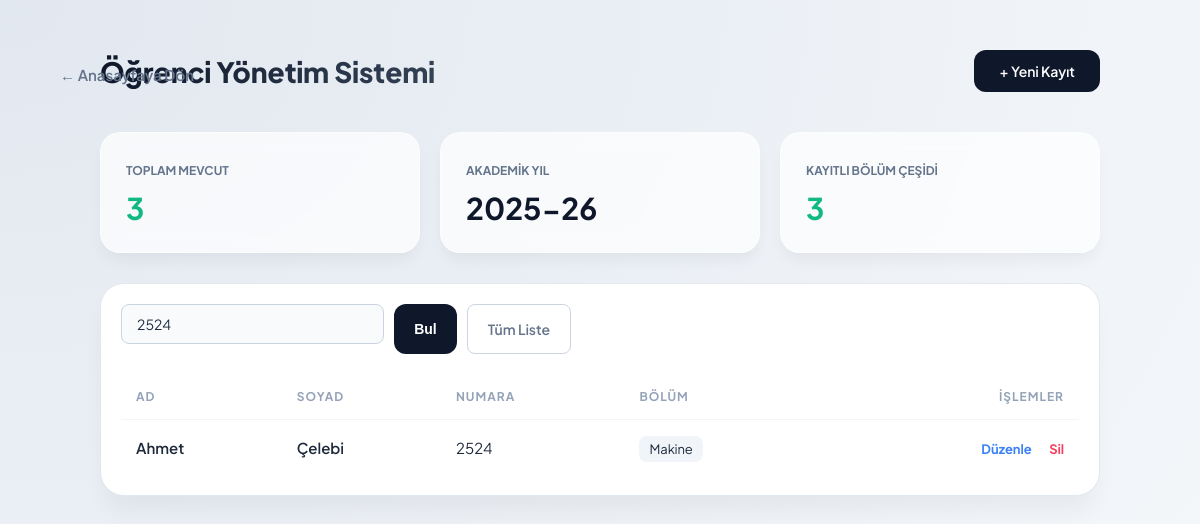
Screenshot of /liste.php?ara=2524 (signed in) with the database file from the repository.
### tables this page shows
CREATE TABLE `students` (
  `ID` int(11) NOT NULL,
  `ad` varchar(255) DEFAULT NULL,
  `soyad` varchar(255) DEFAULT NULL,
  `ogrenci_no` varchar(20) NOT NULL,
  `bolum` varchar(100) NOT NULL
);

### liste.php (the view, shortened to what this page needs)
<?php
include("db.php");
?>
<!DOCTYPE html>
<html lang="tr">
<head>
    <link rel="stylesheet" href="style.css">
</head>
<body>
<a href="index.php" class="btn-cancel" style="position: absolute; left: 50px; top: 55px; font-size: 15px; padding: 10px;">← Anasayfaya Dön</a>
<div class="app-container">
    <div class="header-section">
        <h1>Öğrenci Yönetim Sistemi</h1>
        <a href="ekle.php" class="btn-primary">+ Yeni Kayıt</a>
    </div>
    <?php
    $sorgu = $baglanti->query("SELECT COUNT(*) as toplam FROM students");
    $sonuc = $sorgu->fetch_assoc();
    $bolum_sorgu = $baglanti->query("SELECT COUNT(DISTINCT bolum) as toplam_bolum FROM students");
    $bolum_sonuc = $bolum_sorgu->fetch_assoc();
    ?>
    <div class="stats-grid">
        <div class="stat-card">
            <span>Toplam Mevcut</span>
            <h2><?= $sonuc['toplam'] ?></h2>
        </div>
        <div class="stat-card">
            <span>Akademik Yıl</span>
            <h2 style="color: #0f172a;">2025-26</h2>
        </div>
        <div class="stat-card">
            <span>Kayıtlı Bölüm Çeşidi</span>
            <h2><?= $bolum_sonuc['toplam_bolum'] ?></h2>
        </div>
    </div>
    <div class="main-card">
        <div style="margin-bottom: 20px; display: flex; justify-content: flex-start;">
            <form method="GET" action="liste.php" style="display: flex; gap: 10px; width: 100%; max-width: 450px;">
                <input type="text" name="ara" placeholder="Öğrenci Numarası ile Ara..." style="flex: 1; padding: 10px 15px; border: 1px solid #cbd5e1; border-radius: 8px; outline: none; font-size: 14px; color: #1e293b;" value="<?= isset($_GET['ara']) ? htmlspecialchars($_GET['ara']) : '' ?>">
                <button type="submit" class="btn-primary" style="padding: 10px 20px; font-size: 14px;">Bul</button>
                <?php if(isset($_GET['ara']) && !empty($_GET['ara'])): ?>
                    <a href="liste.php" class="btn-cancel" style="padding: 10px 20px; display: flex; align-items: center; justify-content: center; text-decoration: none; border: 1px solid #cbd5e1; border-radius: 8px; font-size: 14px; background: white;">Tüm Liste</a>
                <?php endif; ?>
            </form>
        </div>
        <table style="width: 100%; border-collapse: collapse;">
            <thead>
                <tr>
                    <th>AD</th>
                    <th>SOYAD</th>
                    <th>NUMARA</th>
                    <th>BÖLÜM</th>
                    <th style="text-align: right;">İŞLEMLER</th>
                </tr>
            </thead>
            <tbody>
                <?php
                if (isset($_GET['ara']) && !empty(trim($_GET['ara']))) {
                    $aranan_numara = $baglanti->real_escape_string(trim($_GET['ara']));
                    $result = $baglanti->query("SELECT * FROM students WHERE ogrenci_no = '$aranan_numara'");
                } else {
                    $result = $baglanti->query("SELECT * FROM students");
                }
                if ($result->num_rows > 0) {
                    while($row = $result->fetch_assoc()){
                ?>
                <tr>
                    <td style="font-weight: 600;"><?= $row['ad'] ?></td>
                    <td style="font-weight: 600;"><?= $row['soyad'] ?></td>
                    <td><?= $row['ogrenci_no'] ?></td>
                    <td><span style="background: #f1f5f9; padding: 5px 10px; border-radius: 8px; font-size: 13px;"><?= $row['bolum'] ?></span></td>
                    <td class="action-links" style="text-align: right;">
                        <a href="guncelle.php?id=<?= $row['ID'] ?>" class="edit">Düzenle</a>
                        <a href="#" class="delete" onclick="openDeleteModal('sil.php?id=<?= $row['ID'] ?>'); return false;">Sil</a>
                    </td>
                </tr>
                <?php
                    }
                } else {
                    echo "<tr><td colspan='5' style='text-align: center; padding: 30px; color: #64748b;'>Aradığınız numaraya ait öğrenci bulunamadı.</td></tr>";
                }
                ?>
            </tbody>
        </table>
    </div>
</div>
</body>
</html>

### style.css (style rules this page uses)
body { font-family: 'Plus Jakarta Sans', sans-serif; background: radial-gradient(at top left, #e2e8f0, #f8fafc); margin: 0; padding: 50px 20px; color: #1e293b; min-height: 100vh; }
.app-container { max-width: 1000px; margin: 0 auto; }
.header-section { display: flex; justify-content: space-between; align-items: center; margin-bottom: 40px; }
.header-section h1 { font-size: 28px; font-weight: 800; margin: 0; background: linear-gradient(to right, #0f172a, #334155); -webkit-background-clip: text; -webkit-text-fill-color: transparent; }
.stats-grid { display: grid; grid-template-columns: repeat(3, 1fr); gap: 20px; margin-bottom: 30px; }
.stat-card { background: rgba(255, 255, 255, 0.7); backdrop-filter: blur(10px); padding: 25px; border-radius: 20px; border: 1px solid rgba(255, 255, 255, 0.5); box-shadow: 0 10px 15px -3px rgba(0, 0, 0, 0.05); }
.stat-card span { font-size: 12px; font-weight: 700; color: #64748b; text-transform: uppercase; }
.stat-card h2 { margin: 10px 0 0 0; font-size: 30px; color: #10b981; }
.main-card { background: white; border-radius: 24px; box-shadow: 0 20px 25px -5px rgba(0, 0, 0, 0.05); padding: 20px; border: 1px solid #e2e8f0; }
table { width: 100%; border-collapse: collapse; }
th { text-align: left; padding: 15px; color: #94a3b8; font-size: 12px; text-transform: uppercase; letter-spacing: 1px; }
td { padding: 18px 15px; border-top: 1px solid #f1f5f9; font-size: 15px; }
input { width: 100%; padding: 14px 18px; border: 1.5px solid #e2e8f0; border-radius: 14px; font-family: inherit; font-size: 15px; background: #f8fafc; box-sizing: border-box; transition: 0.3s; margin-bottom: 10px; }
.btn-primary, .btn-save, button { background: #0f172a; color: white; padding: 12px 25px; border-radius: 12px; border: none; text-decoration: none; font-weight: 600; font-size: 14px; cursor: pointer; transition: 0.3s; display: inline-block; }
.btn-save, button { width: 100%; }
.btn-primary { width: auto; }
.btn-cancel { display: inline-block; text-align: center; text-decoration: none !important; color: #64748b !important; font-size: 14px; font-weight: 600; transition: 0.3s; }
.action-links a { text-decoration: none; font-weight: 700; font-size: 13px; margin-left: 15px; }
.edit { color: #3b82f6; }
.delete { color: #f43f5e; }

### rows the page displays
students: ad "Ahmet", soyad "Çelebi", ogrenci_no "2524", bolum "Makine"

### other values shown
$sonuc['toplam'] "3"
$bolum_sonuc['toplam_bolum'] "3"
